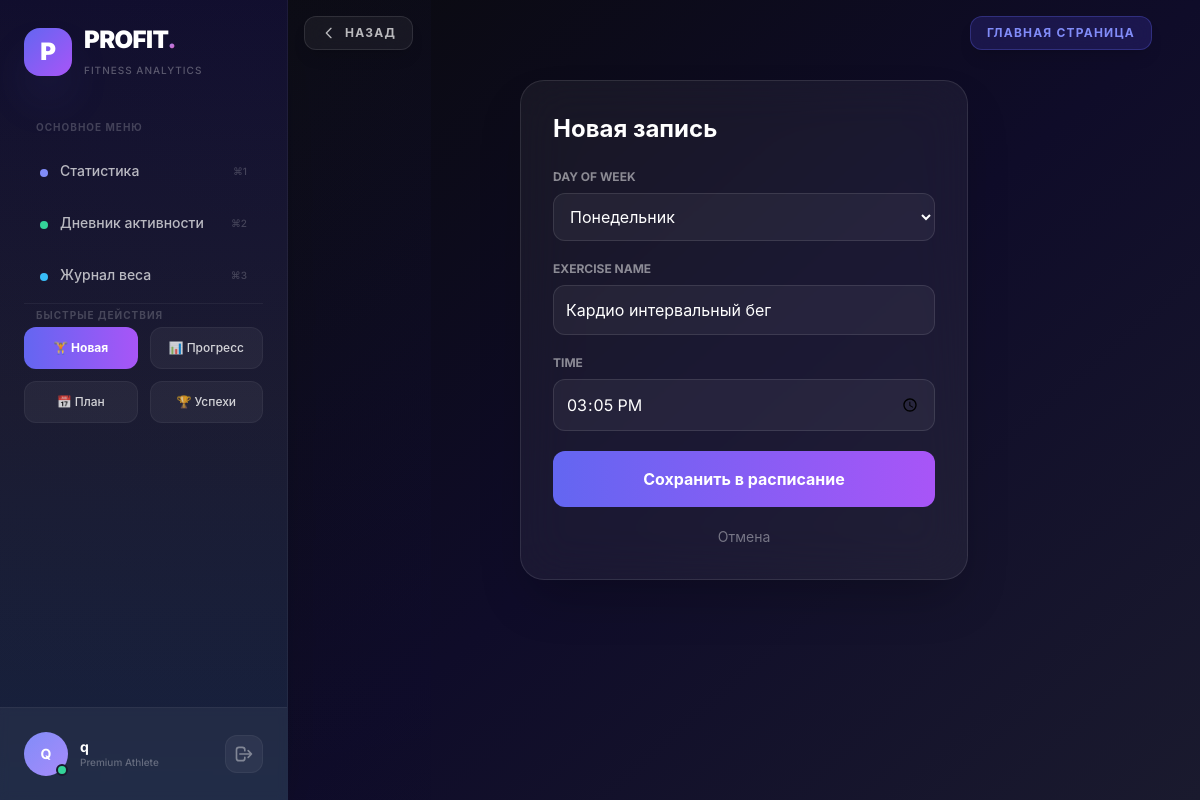
/workouts/schedule/2/edit/ (signed in), run on the app's committed database.
### apps/workouts/models.py (models this page shows)
class WorkoutSchedule(models.Model):
    DAYS_OF_WEEK = [
        (0, 'Понедельник'), (1, 'Вторник'), (2, 'Среда'),
        (3, 'Четверг'), (4, 'Пятница'), (5, 'Суббота'), (6, 'Воскресенье')
    ]
    user = models.ForeignKey(settings.AUTH_USER_MODEL, on_delete=models.CASCADE)
    day_of_week = models.IntegerField(choices=DAYS_OF_WEEK)
    exercise_name = models.CharField(max_length=200)
    time = models.TimeField(null=True, blank=True)
    class Meta:
        ordering = ['day_of_week', 'time']

### apps/workouts/views.py (the view)
# urls.py: path('schedule/<int:pk>/edit/', UpdateScheduleView.as_view(), name='edit_schedule'),
class UpdateScheduleView(LoginRequiredMixin, UpdateView):
    model = WorkoutSchedule
    form_class = WorkoutScheduleForm
    template_name = 'workouts/add_schedule.html' # Используем тот же шаблон, что и для добавления
    success_url = '/workouts/schedule/'
    def get_queryset(self):
        return WorkoutSchedule.objects.filter(user=self.request.user)

### apps/workouts/forms.py
class WorkoutScheduleForm(forms.ModelForm):
    class Meta:
        model = WorkoutSchedule
        fields = ['day_of_week', 'exercise_name', 'time']
        widgets = {
            'day_of_week': forms.Select(attrs={'class': 'w-full p-3 bg-white/5 border border-white/10 rounded-xl text-white'}),
            'exercise_name': forms.TextInput(attrs={'class': 'w-full p-3 bg-white/5 border border-white/10 rounded-xl text-white', 'placeholder': 'Например: Жим лежа'}),
            'time': forms.TimeInput(attrs={'class': 'w-full p-3 bg-white/5 border border-white/10 rounded-xl text-white', 'type': 'time'}),
        }

### templates/workouts/add_schedule.html (shortened to what this page needs)
{% extends 'base.html' %}
{% block content %}
<div class="max-w-md mx-auto mt-10">
    <div class="bg-white/5 backdrop-blur-xl border border-white/10 p-8 rounded-3xl shadow-2xl">
        <h2 class="text-2xl font-bold text-white mb-6">Новая запись</h2>
        <form method="post" class="space-y-5">
            {% for field in form %}
                <div class="flex flex-col gap-2">
                    <label class="text-xs font-bold text-white/50 uppercase">{{ field.label }}</label>
                    {{ field }}
                </div>
            {% endfor %}
            <button type="submit" class="w-full py-4 bg-gradient-to-r from-indigo-500 to-purple-500 rounded-xl text-white font-bold hover:shadow-lg hover:shadow-indigo-500/30 transition-all">
                Сохранить в расписание
            </button>
            <a href="{% url 'workouts:schedule' %}" class="block text-center text-sm text-white/40 hover:text-white transition">Отмена</a>
        </form>
    </div>
</div>
{% endblock %}

### templates/base.html (shortened to what this page needs)
<!DOCTYPE html>
<html lang="ru">
<head>
    <script src="https://cdn.tailwindcss.com"></script>
</head>
<body class="bg-[#0a0a0f]">
    <div class="fixed top-0 left-0 w-full p-4 z-50 flex justify-between items-center pointer-events-none ml-72 max-w-[calc(100%-18rem)]">
        <button onclick="history.back()" class="pointer-events-auto flex items-center gap-2 px-4 py-2 bg-white/5 backdrop-blur-md border border-white/10 rounded-xl text-white/70 hover:text-white hover:bg-white/10 transition-all text-xs font-bold uppercase tracking-widest shadow-lg">
            <svg class="w-4 h-4" fill="none" stroke="currentColor" viewBox="0 0 24 24"><path stroke-linecap="round" stroke-linejoin="round" stroke-width="2" d="M15 19l-7-7 7-7"/></svg>
            Назад
        </button>
        <a href="{% url 'home' %}" class="pointer-events-auto px-4 py-2 bg-indigo-600/20 backdrop-blur-md border border-indigo-500/30 rounded-xl text-indigo-400 hover:text-white hover:bg-indigo-600 transition-all text-xs font-bold uppercase tracking-widest shadow-lg mr-8">
            Главная страница
        </a>
    </div>
    <aside class="fixed inset-y-0 left-0 w-72 bg-gradient-to-b from-[#0f0c29] via-[#1a1a2e] to-[#16213e] border-r border-white/5 shadow-2xl z-40 flex flex-col sidebar-mobile md:translate-x-0">
        <div class="sidebar-glow"></div>
        <div class="p-6 relative">
            <div class="flex items-center gap-3 mb-10">
                <div class="w-12 h-12 rounded-2xl bg-gradient-to-br from-indigo-500 to-purple-500 flex items-center justify-center shadow-2xl shadow-indigo-500/30 relative group">
                    <span class="text-white font-black text-2xl">P</span>
                </div>
                <div>
                    <h1 class="text-2xl font-black tracking-tight text-white">
                        PROFIT<span class="gradient-text">.</span>
                    </h1>
                    <span class="text-[10px] font-medium text-white/30 tracking-widest uppercase">Fitness Analytics</span>
                </div>
            </div>
            {% if user.is_authenticated %}
            <nav class="space-y-1">
                <p class="text-[10px] font-bold text-white/20 uppercase tracking-widest mb-3 pl-3">Основное меню</p>
                <a href="{% url 'analytics:dashboard' %}" class="nav-item flex items-center gap-3 px-4 py-3 rounded-xl text-white/70 hover:text-white transition-all duration-300 group">
                    <div class="relative">
                        <span class="nav-indicator w-2 h-2 rounded-full bg-indigo-400 inline-block group-hover:shadow-indigo-400/50"></span>
                    </div>
                    <span class="font-medium text-sm group-hover:translate-x-1 transition-transform">Статистика</span>
                    <span class="ml-auto text-[10px] text-white/20 font-medium">⌘1</span>
                </a>
                <a href="{% url 'workouts:workout_list' %}" class="nav-item flex items-center gap-3 px-4 py-3 rounded-xl text-white/70 hover:text-white transition-all duration-300 group">
                    <div class="relative">
                        <span class="nav-indicator w-2 h-2 rounded-full bg-emerald-400 inline-block group-hover:shadow-emerald-400/50"></span>
                    </div>
                    <span class="font-medium text-sm group-hover:translate-x-1 transition-transform">Дневник активности</span>
                    <span class="ml-auto text-[10px] text-white/20 font-medium">⌘2</span>
                </a>
                <a href="{% url 'analytics:progress_log' %}" class="nav-item flex items-center gap-3 px-4 py-3 rounded-xl text-white/70 hover:text-white transition-all duration-300 group">
                    <div class="relative">
                        <span class="nav-indicator w-2 h-2 rounded-full bg-sky-400 inline-block group-hover:shadow-sky-400/50"></span>
                    </div>
                    <span class="font-medium text-sm group-hover:translate-x-1 transition-transform">Журнал веса</span>
                    <span class="ml-auto text-[10px] text-white/20 font-medium">⌘3</span>
                </a>
                <div class="h-px bg-white/5 my-6"></div>
                <p class="text-[10px] font-bold text-white/20 uppercase tracking-widest mb-3 pl-3">Быстрые действия</p>
                <div class="grid grid-cols-2 gap-3">
                    <a href="{% url 'workouts:workout_add' %}" class="px-4 py-3 bg-gradient-to-r from-indigo-500 to-purple-500 rounded-xl text-white text-xs font-bold hover:scale-[1.02] transition-transform flex items-center justify-center text-center">🏋️ Новая</a>
                    <a href="{% url 'analytics:progress_log' %}" class="px-4 py-3 bg-white/5 rounded-xl text-white/80 text-xs font-medium hover:bg-white/10 border border-white/5 flex items-center justify-center text-center">📊 Прогресс</a>
                    <a href="{% url 'workouts:schedule' %}" class="px-4 py-3 bg-white/5 rounded-xl text-white/80 text-xs font-medium hover:bg-white/10 border border-white/5 flex items-center justify-center text-center">📅 План</a>
                    <a href="{% url 'analytics:achievements' %}" class="px-4 py-3 bg-white/5 rounded-xl text-white/80 text-xs font-medium hover:bg-white/10 border border-white/5 flex items-center justify-center text-center">🏆 Успехи</a>
                </div>
            </nav>
            {% endif %}
        </div>
        {% if user.is_authenticated %}
        <div class="p-6 border-t border-white/5 bg-white/5 backdrop-blur-sm relative mt-auto">
            <div class="flex items-center justify-between">
                <div class="flex items-center gap-3">
                    <div class="relative">
                        <div class="user-avatar w-11 h-11 rounded-full flex items-center justify-center text-white font-bold text-sm">
                            {{ user.username|slice:":2"|upper }}
                        </div>
                        <span class="online-dot absolute bottom-0 right-0 w-3 h-3 bg-emerald-400 rounded-full border-2 border-[#1a1a2e]"></span>
                    </div>
                    <div>
                        <p class="text-sm font-bold text-white leading-tight">{{ user.username }}</p>
                        <p class="text-[10px] text-white/30 font-medium">Premium Athlete</p>
                    </div>
                </div>
                <form action="{% url 'users:login' %}" method="post">
                    <button type="submit" class="p-2 rounded-xl bg-white/5 hover:bg-rose-500/20 hover:text-rose-400 text-white/40 transition-all duration-300 group border border-white/5 hover:border-rose-500/30" title="Выйти">
                        <svg class="w-5 h-5 group-hover:rotate-12 transition-transform" fill="none" stroke="currentColor" viewBox="0 0 24 24">
                            <path stroke-linecap="round" stroke-linejoin="round" stroke-width="2" d="M17 16l4-4m0 0l-4-4m4 4H7m6 4v1a3 3 0 01-3 3H6a3 3 0 01-3-3V7a3 3 0 013-3h4a3 3 0 013 3v1"/>
                        </svg>
                    </button>
                </form>
            </div>
        </div>
        {% endif %}
    </aside>
    <main class="md:ml-72 min-h-screen bg-gradient-to-br from-[#0a0a0f] via-[#0f0c29] to-[#1a1a2e]">
        <div class="max-w-7xl mx-auto p-6 md:p-10">
            {% block content %}{% endblock %}
        </div>
    </main>
</body>
</html>

### templates/base.html (style rules this page uses)
* { margin: 0; padding: 0; box-sizing: border-box; }
body { font-family: 'Inter', -apple-system, BlinkMacSystemFont, sans-serif; background: #0a0a0f; color: #e2e8f0; -webkit-font-smoothing: antialiased; -moz-osx-font-smoothing: grayscale; }
.nav-item { position: relative; overflow: hidden; }
.nav-item::before { content: ''; position: absolute; inset: 0; background: linear-gradient(135deg, rgba(99, 102, 241, 0.1), rgba(167, 139, 250, 0.05)); opacity: 0; transition: opacity 0.3s ease; border-radius: 12px; }
.nav-indicator { transition: all 0.3s cubic-bezier(0.4, 0, 0.2, 1); }
.user-avatar { background: linear-gradient(135deg, #818cf8, #a78bfa); position: relative; }
.user-avatar::after { content: ''; position: absolute; inset: -2px; border-radius: 50%; padding: 2px; background: linear-gradient(135deg, #818cf8, #a78bfa, #ec4899); -webkit-mask: linear-gradient(#fff 0 0) content-box, linear-gradient(#fff 0 0); mask: linear-gradient(#fff 0 0) content-box, linear-gradient(#fff 0 0); -webkit-mask-composite: xor; mask-composite: exclude; opacity: 0; transition: opacity 0.3s ease; }
.online-dot { animation: pulse-dot 2s ease-in-out infinite; }
.sidebar-glow { position: absolute; top: -50%; right: -50%; width: 200%; height: 200%; background: radial-gradient(circle at 70% 30%, rgba(99, 102, 241, 0.03), transparent 70%); pointer-events: none; }
.gradient-text { background: linear-gradient(135deg, #818cf8, #a78bfa, #ec4899); -webkit-background-clip: text; -webkit-text-fill-color: transparent; background-clip: text; }

### data on the page
WorkoutSchedule: form "Понедельник" "Кардио интервальный бег" "15:05:00"

### other printed values
{{ user.username|slice:":2"|upper }} "Q"
{{ user.username }} "q"
{{ field.label }} "DAY OF WEEK" "EXERCISE NAME" "TIME"
